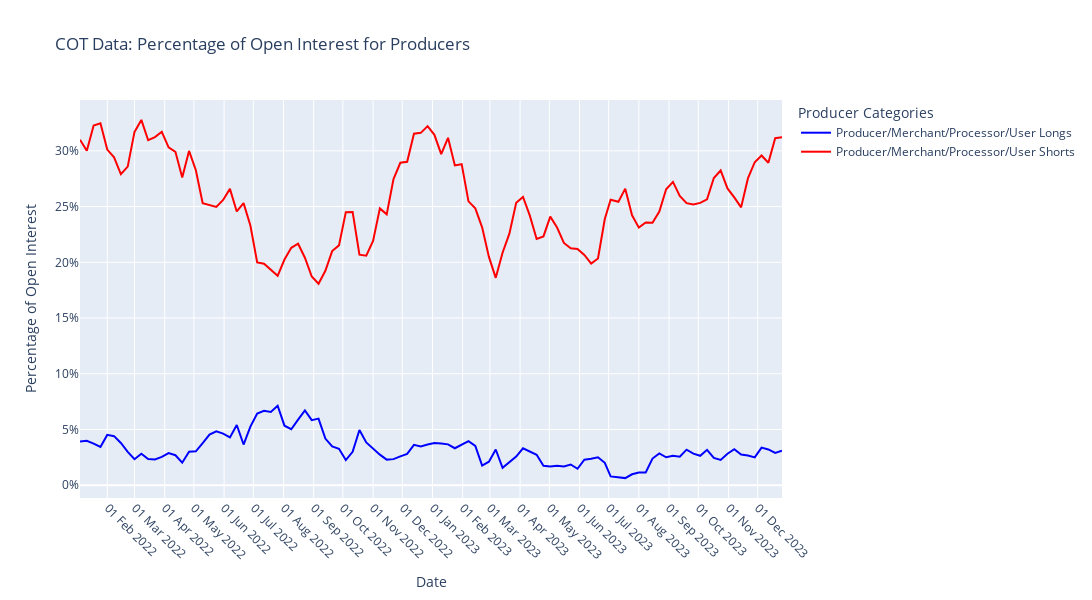

Notebook cell for this chart:
### Markdown cell above
## Plot the data

### Code cell
import pandas as pd
import plotly.graph_objects as go
import numpy as np

# Assuming df is your DataFrame with the COT data
# If not, you'll need to load your data here

# Calculate percentages for producers
categories = [
    'Producer/Merchant/Processor/User Longs',
    'Producer/Merchant/Processor/User Shorts'
]

for category in categories:
    df[f'{category} %'] = df[category] / df['Open Interest'] * 100

# Create the main figure
fig = go.Figure()

# Add traces for each category
colors = ['blue', 'red']
for i, category in enumerate(categories):
    fig.add_trace(go.Scatter(
        x=df.index, 
        y=df[f'{category} %'], 
        mode='lines',
        name=category,
        line=dict(width=2, color=colors[i])
    ))

# Update layout
fig.update_layout(
    title='COT Data: Percentage of Open Interest for Producers',
    yaxis_title='Percentage of Open Interest',
    xaxis_title='Date',
    legend_title='Producer Categories',
    height=600,
    width=1200,
    hovermode='x unified'
)

# Improve date labeling for better readability
fig.update_xaxes(
    tickformat="%d %b %Y",
    tickangle=45,
    dtick="M1",
    ticklabelmode="period"
)

# Set y-axis to percentage
fig.update_yaxes(ticksuffix='%')

# Show the plot
fig.show()

# Calculate and print metrics
for category in categories:
    print(f"\nMetrics for {category}:")
    data = df[f'{category} %']
    
    print(f"Volatility (Standard Deviation): {data.std():.2f}%")
    print(f"Average: {data.mean():.2f}%")
    print(f"Median: {data.median():.2f}%")
    print(f"Minimum: {data.min():.2f}%")
    print(f"Maximum: {data.max():.2f}%")
    
    # Calculate typical range
    typical_low = np.percentile(data, 25)
    typical_high = np.percentile(data, 75)
    print(f"Typical Range: {typical_low:.2f}% to {typical_high:.2f}%")

# Calculate and print the correlation between longs and shorts
correlation = df[f'{categories[0]} %'].corr(df[f'{categories[1]} %'])
print(f"\nCorrelation between Longs and Shorts: {correlation:.2f}")
